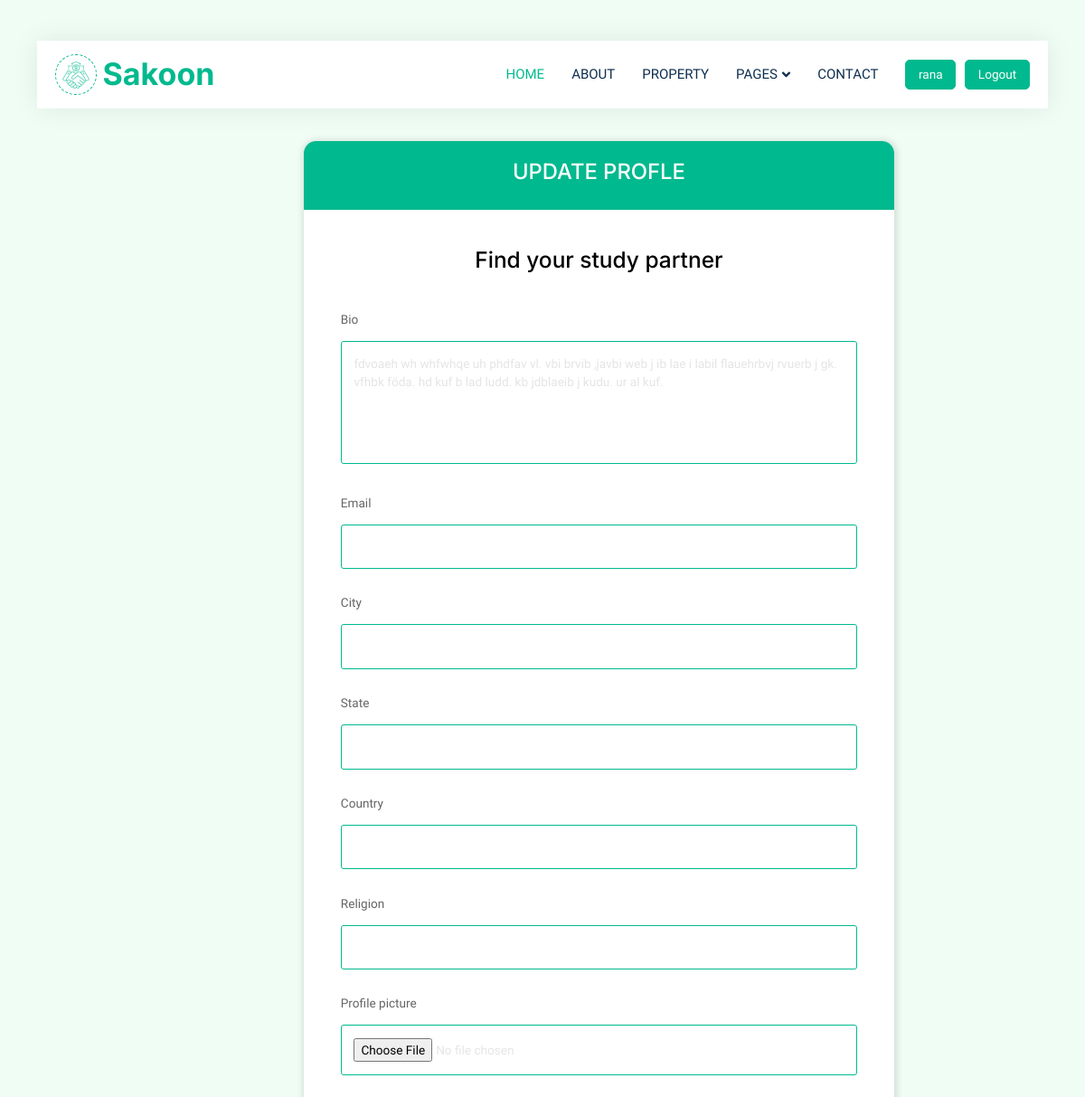
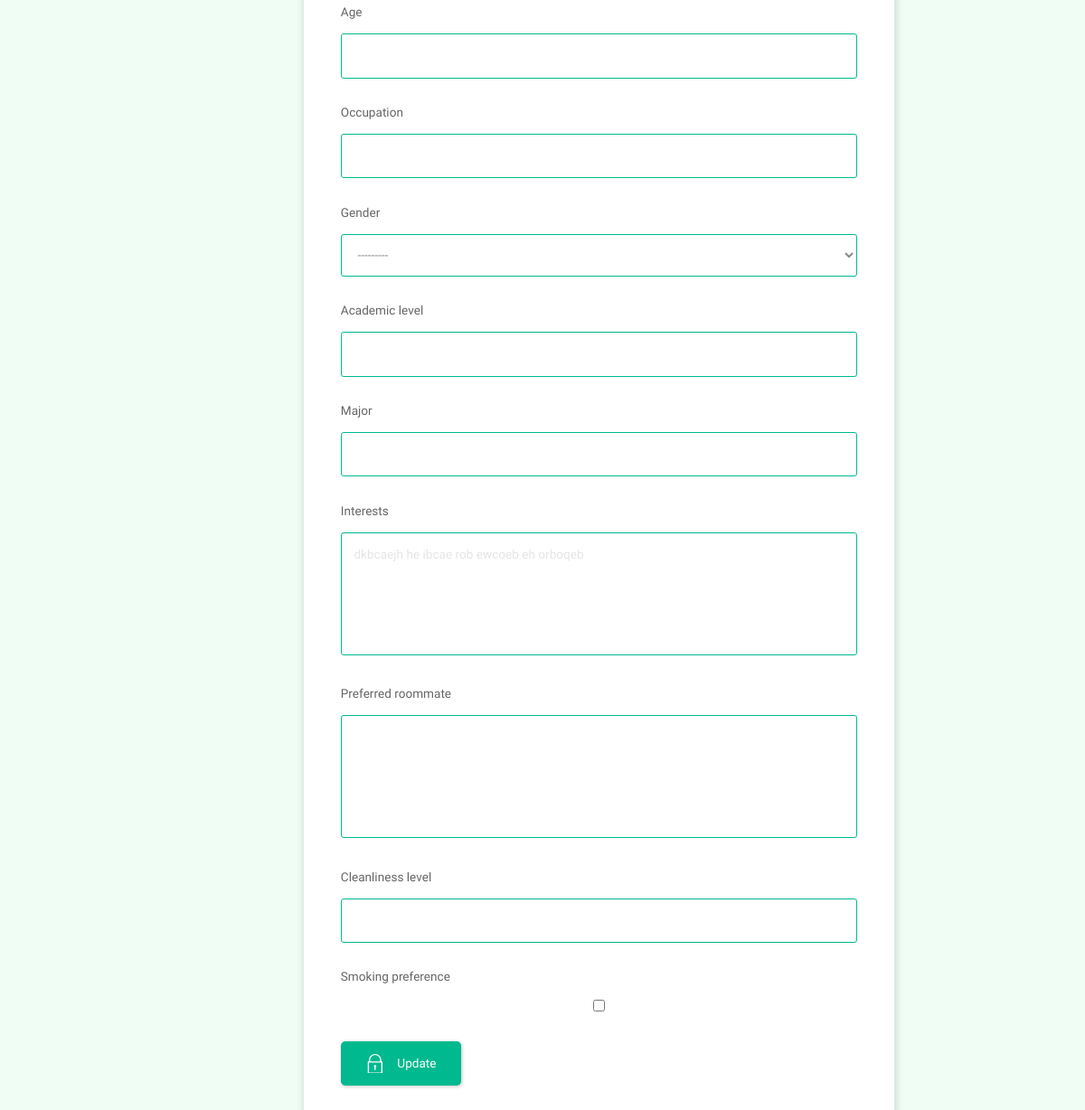
/update-profile/3 (signed in), run on the app's committed database (2 pictures, top to bottom).
### student/models.py (models this page shows, shortened)
class StudentProfile(models.Model):
    user = models.OneToOneField(User, on_delete=models.CASCADE)
    bio = models.TextField(blank=True)
    email = models.CharField(max_length=255, blank=True)
    city = models.CharField(max_length=255, blank=True)
    state = models.CharField(max_length=255, blank=True)
    country = models.CharField(max_length=255, blank=True)
    religion = models.CharField(max_length=255, blank=True)
    profile_picture = models.ImageField(upload_to='static/profile_pictures/', null=True, blank=True)
    age = models.IntegerField(blank=True, null=True)
    occupation = models.CharField(max_length=255, blank=True)
    gender = models.CharField(max_length=10, choices=[('male', 'Male'), ('female', 'Female'), ('other', 'Other')], blank=True, null=True)
    academic_level = models.CharField(max_length=50, blank=True, null=True, help_text="e.g., Freshman, Sophomore, Graduate Student")
    major = models.CharField(max_length=100, blank=True, null=True, help_text="Your academic major or field of study")
    interests = models.TextField(blank=True, null=True, help_text="List your hobbies and interests")
    preferred_roommate = models.TextField(blank=True, null=True, help_text="List your preferred roommate's interests, hobbies, and other characteristics")
    cleanliness_level = models.IntegerField(blank=True, null=True, help_text="Rate your cleanliness on a scale of 1 to 5")
    smoking_preference = models.BooleanField(default=False, help_text="Do you prefer a non-smoking environment?")
    reviews_by_roommates = models.ManyToManyField('review.RoommateReview', related_name='student_reviews', blank=True)
    reviews_by_property_owners = models.ManyToManyField('review.StudentReview', related_name='student_reviews', blank=True)

### student/views.py (the view)
# urls.py: path('update-profile/<str:pk>', views.updateProfile, name='update-profile'),
@login_required(login_url='login')
def updateProfile(request, pk):
    user = User.objects.get(id=pk)
    userProfile = StudentProfile.objects.get(user=user)
    form = StudentProfileForm(instance=userProfile)
    if request.method == 'POST':
        form = StudentProfileForm(request.POST, instance=userProfile)
        if form.is_valid():
            form.save()
            return redirect('user-profile', pk=user.id)
    context = {
        'form': form,
        'user': user
    }
    return render(request, 'student/update-user.html', context)

### student/forms.py
class StudentProfileForm(forms.ModelForm):
    class Meta:
        model = StudentProfile
        exclude = ['user', 'reviews_by_roommates', 'reviews_by_property_owners']

### student/templates/student/update-user.html (shortened to what this page needs)
{% extends 'main.html' %}
{% load static %}
{% block content %}
{% include 'student/components/navbar.html' %}
<main class="auth layout">
  <div class="container">
    <div class="layout__box">
      <div class="layout__boxHeader">
        <div class="layout__boxTitle">
          <h3>Update Profle</h3>
        </div>
      </div>
      <div class="layout__body">
        <h2 class="auth__tagline">Find your study partner</h2>
        <form class="form" action="" method="POST">
          {% for field in form %}
          <div class="form__group form__group">
            <label class="input-label" for="{{field.label}}" value="{{field.value}}" >{{field.label}}</label>
            {{field}}
          </div>
          {% endfor %}
          <button class="btn btn--main" type="submit">
            Update
          </button>
        </form>
      </div>
    </div>
  </div>
</main>
{% endblock %}

### student/templates/student/components/navbar.html (shortened to what this page needs)
{% load static %}
 <div class="container-fluid nav-bar bg-transparent">
    <nav class="navbar navbar-expand-lg bg-white navbar-light py-0 px-4">
        <a href="{% url 'home' %}" class="navbar-brand d-flex align-items-center text-center">
            <div class="icon p-2 me-2">
                <img class="img-fluid" src="{% static 'img/icon-deal.png' %}" alt="Icon" style="width: 30px; height: 30px;">
            </div>
            <h1 class="m-0 text-primary">Sakoon</h1>
        </a>
        <div class="collapse navbar-collapse" id="navbarCollapse">
            <div class="navbar-nav ms-auto">
                <a href="{% url 'home' %}" class="nav-item nav-link active">Home</a>
                <a href="{% url 'about' %}" class="nav-item nav-link">About</a>
                <a href="{% url 'property' %}" class="nav-item nav-link">Property</a>
                <div class="nav-item dropdown">
                    <a href="#" class="nav-link dropdown-toggle" data-bs-toggle="dropdown">Pages</a>
                </div>
                <a href="{% url 'contact' %}" class="nav-item nav-link">Contact</a>
            </div>
            {% if request.user.is_authenticated %}
                <a href="{% url 'user-profile' user.id %}" class="btn btn-primary px-3 d-none d-lg-flex">{{request.user.username}}</a>
                <a style="margin-left: 10px;" href="{% url 'logout' %}" class="btn btn-primary px-3 d-none d-lg-flex">Logout</a>
            {% else %}
                <a href="{% url 'login' %}" class="btn btn-primary px-3 d-none d-lg-flex">Login / SignUp</a>
            {% endif %}
        </div>
    </nav>
</div>

### static/css/style.css (style rules this page uses)
:root { --primary: #00B98E; --secondary: #FF6922; --light: #EFFDF5; --dark: #0E2E50; }
.btn { transition: .5s; }
.btn.btn-primary, .btn.btn-secondary { color: #FFFFFF; }
.nav-bar { position: relative; margin-top: 45px; padding: 0 3rem; transition: .5s; z-index: 9999; }
.navbar { box-shadow: 0 0 30px rgba(0, 0, 0, .08); }
.navbar .dropdown-toggle::after { border: none; content: "\f107"; font-family: "Font Awesome 5 Free"; font-weight: 900; vertical-align: middle; margin-left: 5px; transition: .5s; }
.navbar-light .navbar-nav .nav-link { margin-right: 30px; padding: 25px 0; color: #FFFFFF; font-size: 15px; text-transform: uppercase; outline: none; }
.navbar-light .navbar-nav .nav-link:hover, .navbar-light .navbar-nav .nav-link.active { color: var(--primary); }
.navbar-light .navbar-brand { height: 75px; }
.navbar-light .navbar-nav .nav-link { color: var(--dark); font-weight: 500; }
.icon { padding: 15px; display: inline-flex; align-items: center; justify-content: center; background: #FFFFFF !important; border-radius: 50px; border: 1px dashed var(--primary) !important; }

### static/css/style1.css (style rules this page uses)
:root { --primary: #00B98E; --secondary: #FF6922; --light: #EFFDF5; --dark: #0E2E50; }

### static/css/style3.css (style rules this page uses)
:root { --color-main: #000; --color-main-light: #e1f6fb; --color-dark: #fff; --color-dark-medium: #51546e; --color-dark-light: #00B98E; --color-light: #e5e5e5; --color-gray: #8b8b8b; --color-light-gray: #b2bdbd; --color-bg: #2d2d39; --color-success: #5dd693; --color-error: #fc4b0b; }
@media only screen and (min-width: 1200px) { html { font-size: 85%; } }
.layout__box { width: 90%; max-width: 48rem; min-height: 40rem; position: absolute; left: 28%; background-color: var(--color-dark); border-radius: 1rem; box-shadow: 1px 1px 6px 3px rgba(0, 0, 0, 0.1); overflow: hidden; margin-top: 3%; }
.layout__boxHeader { display: flex; padding: 1.5rem; background-color: var(--color-dark-light); }
.layout__boxTitle { display: flex; gap: 1.5rem; align-items: center; }
.layout__boxTitle h3 { text-transform: uppercase; font-weight: 500; color: var(--color-dark); }
.layout__body { margin: 3rem; }
.layout__body .input-label { font-size: 100%; }
.layout__box .btn { background-color: transparent; border: none; display: inline-flex; align-items: center; gap: 1rem; cursor: pointer; transition: all ease-in-out 0.3s; padding: 1rem 2rem; border-radius: 5px; box-shadow: 1px 1px 3px 1px rgba(0, 0, 0, 0.15); font-weight: 500; }
.layout__box .btn--main { background-color: var(--color-dark-light); color: var(--color-dark); }
.layout__box .btn > svg { fill: currentColor; width: 1.6rem; height: 1.6rem; }
.form__group { margin-bottom: 2rem; width: 100%; }
.form__group label { display: block; font-size: 1.5rem; margin-bottom: 1rem; }
.form__group input, .form__group textarea, .form__group select { background: transparent; border: 1px solid var(--color-dark-light); padding: 1rem; border-radius: 3px; width: 100%; color: var(--color-light); font-weight: 500; outline: none; }
.form__group textarea { background: transparent; height: 10rem; resize: none; }
.form__group select { color: var(--color-gray); font-weight: 400; }
.form__group select option { background-color: var(--color-dark-light); color: var(--color-light); padding: 0 10rem; }
.auth__tagline { text-align: center; margin-bottom: 3rem; color: var(--color-main); font-weight: 500; font-size: 1.8rem; }
.auth .layout__boxHeader { text-align: center; justify-content: center; }

### data on the page
StudentProfile: form "fdvoaeh wh whfwhqe uh phdfav vl. vbi brvib ,javbi web j ib lae i labil flauehrbvj rvuerb j gk. vfhbk föda. hd kuf b lad ludd. kb jdblaeib j kudu. ur al kuf." "---------" "dkbcaejh he ibcae rob ewcoeb eh orboqeb"

### other printed values
{{ request.user.username }} "rana"
{{ field.label }} "Bio" "Email" "City" "State" "Country" "Religion" "Profile picture" "Age" "Occupation" "Gender" "Academic level" "Major" "Interests" "Preferred roommate" "Cleanliness level" "Smoking preference"
